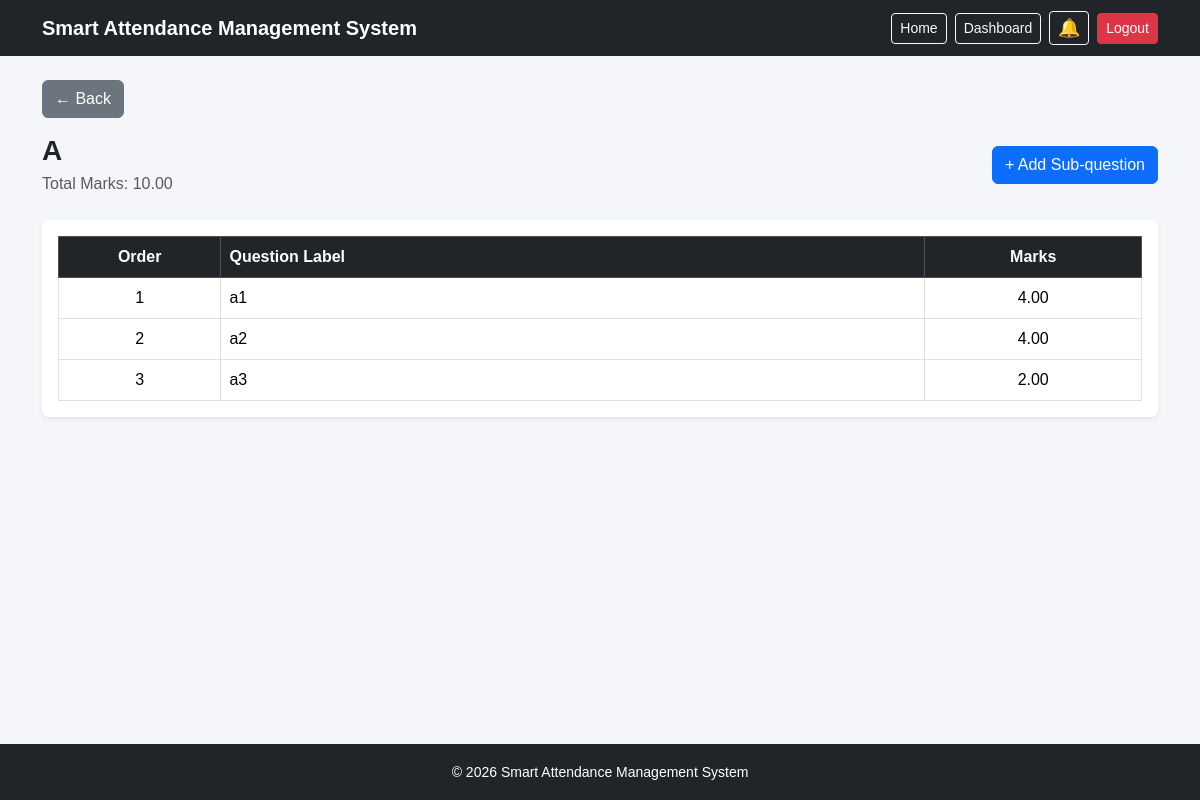
The page /semester/question-sets/1/sub-questions/ (signed in) on the database its author committed.
### core/models.py (models this page shows, shortened)
class SemesterQuestionSet(models.Model):
    pattern = models.ForeignKey(
        SemesterQuestionPattern,
        on_delete=models.CASCADE,
        related_name="question_sets"
    )
    set_name = models.CharField(
        max_length=20
    )
    total_marks = models.DecimalField(
        max_digits=6,
        decimal_places=2
    )
    order = models.PositiveIntegerField(
        default=1
    )
    class Meta:
        ordering = ["order"]
        constraints = [
            models.UniqueConstraint(
                fields=["pattern", "set_name"],
                name="unique_set_name_per_pattern"
            )
        ]

class SemesterSubQuestion(models.Model):
    question_set = models.ForeignKey(
    SemesterQuestionSet,
    on_delete=models.CASCADE,
    related_name="subquestions"
)
    question_label = models.CharField(
        max_length=20
    )
    marks = models.DecimalField(
        max_digits=6,
        decimal_places=2
    )
    order = models.PositiveIntegerField(
        default=1
    )
    class Meta:
        ordering = ["order"]
        constraints = [
            models.UniqueConstraint(
                fields=["question_set", "question_label"],
                name="unique_subquestion_per_set"
            )
        ]

### core/views.py (the view)
@login_required
def semester_sub_question_list(request, set_id):
    question_set = get_object_or_404(
        SemesterQuestionSet,
        id=set_id
    )
    sub_questions = question_set.subquestions.all().order_by(
        "order"
    )
    return render(
        request,
        "core/semester_sub_question_list.html",
        {
            "question_set": question_set,
            "sub_questions": sub_questions,
        }
    )

### core/context_processors.py (called while the page is built)
def notifications(request):
    unread_notifications_count = 0
    if request.user.is_authenticated and request.user.role in ["teacher", "student"]:
        unread_notifications_count = Notification.objects.filter(
            recipient=request.user,
            is_read=False
        ).count()
    return {
        "unread_notifications_count": unread_notifications_count
    }

### core/templates/core/semester_sub_question_list.html (shortened to what this page needs)
{% extends "index.html" %}
{% block content %}
<div class="container mt-4">
    <div class="mb-3">
    <a href="{% url 'semester_question_set_list' question_set.pattern.id %}"
       class="btn btn-secondary">
        ← Back
    </a>
</div>
    <div class="d-flex justify-content-between align-items-center mb-4">
        <div>
            <h3 class="fw-bold mb-1">
                {{ question_set.set_name }}
            </h3>
            <p class="text-muted mb-0">
                Total Marks: {{ question_set.total_marks }}
            </p>
        </div>
        <a href="{% url 'add_semester_sub_question' question_set.id %}"
           class="btn btn-primary">
            + Add Sub-question
        </a>
    </div>
    <div class="card shadow-sm border-0">
        <div class="card-body">
            {% if sub_questions %}
                <div class="table-responsive">
                    <table class="table table-bordered table-hover align-middle mb-0">
                        <thead class="table-dark">
                            <tr>
                                <th width="15%" class="text-center">
                                    Order
                                </th>
                                <th>
                                    Question Label
                                </th>
                                <th width="20%" class="text-center">
                                    Marks
                                </th>
                            </tr>
                        </thead>
                        <tbody>
                            {% for question in sub_questions %}
                            <tr>
                                <td class="text-center">
                                    {{ question.order }}
                                </td>
                                <td>
                                    {{ question.question_label }}
                                </td>
                                <td class="text-center">
                                    {{ question.marks }}
                                </td>
                            </tr>
                            {% endfor %}
                        </tbody>
                    </table>
                </div>
            {% endif %}
        </div>
    </div>
</div>
{% endblock %}

### core/templates/index.html (style rules this page uses)
html, body { height: 100%; }
body { margin: 0; background-color: #f5f6fa; font-family: Arial, sans-serif; }

### rows shown on the page
SemesterQuestionSet: set_name "A", total_marks "10.00"
SemesterSubQuestion: order "1", question_label "a1", marks "4.00"
SemesterSubQuestion: order "2", question_label "a2", marks "4.00"
SemesterSubQuestion: order "3", question_label "a3", marks "2.00"
